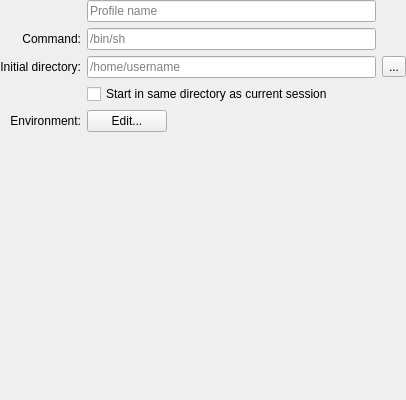
<?xml version="1.0" encoding="UTF-8"?>
<ui version="4.0">
 <class>EditProfileGeneralPage</class>
 <widget class="QWidget" name="EditProfileGeneralPage">
  <property name="geometry">
   <rect>
    <x>0</x>
    <y>0</y>
    <width>406</width>
    <height>400</height>
   </rect>
  </property>
  <layout class="QVBoxLayout" name="verticalLayout">
   <property name="spacing">
    <number>0</number>
   </property>
   <property name="leftMargin">
    <number>0</number>
   </property>
   <property name="topMargin">
    <number>0</number>
   </property>
   <property name="rightMargin">
    <number>0</number>
   </property>
   <property name="bottomMargin">
    <number>0</number>
   </property>
   <item>
    <layout class="QGridLayout">
     <property name="spacing">
      <number>6</number>
     </property>
     <item row="2" column="1">
      <widget class="QLineEdit" name="initialDirEdit">
       <property name="toolTip">
        <string>The initial working directory for new terminal sessions using this profile</string>
       </property>
       <property name="layoutDirection">
        <enum>Qt::LeftToRight</enum>
       </property>
       <property name="placeholderText">
        <string>/home/username</string>
       </property>
      </widget>
     </item>
     <item row="0" column="1">
      <widget class="QLineEdit" name="profileNameEdit">
       <property name="toolTip">
        <string>A descriptive name for the profile</string>
       </property>
       <property name="placeholderText">
        <string comment="@label:textbox">Profile name</string>
       </property>
      </widget>
     </item>
     <item row="3" column="1" colspan="2">
      <widget class="QCheckBox" name="startInSameDirButton">
       <property name="text">
        <string>Start in same directory as current session</string>
       </property>
      </widget>
     </item>
     <item row="2" column="0" alignment="Qt::AlignRight">
      <widget class="QLabel" name="label_9">
       <property name="sizePolicy">
        <sizepolicy hsizetype="Fixed" vsizetype="Preferred">
         <horstretch>0</horstretch>
         <verstretch>0</verstretch>
        </sizepolicy>
       </property>
       <property name="text">
        <string>Initial directory:</string>
       </property>
       <property name="alignment">
        <set>Qt::AlignRight|Qt::AlignTrailing|Qt::AlignVCenter</set>
       </property>
       <property name="buddy">
        <cstring>initialDirEdit</cstring>
       </property>
      </widget>
     </item>
     <item row="4" column="0" alignment="Qt::AlignRight">
      <widget class="QLabel" name="label_4">
       <property name="sizePolicy">
        <sizepolicy hsizetype="Fixed" vsizetype="Preferred">
         <horstretch>0</horstretch>
         <verstretch>0</verstretch>
        </sizepolicy>
       </property>
       <property name="text">
        <string>Environment:</string>
       </property>
       <property name="alignment">
        <set>Qt::AlignRight|Qt::AlignTrailing|Qt::AlignVCenter</set>
       </property>
       <property name="buddy">
        <cstring>environmentEditButton</cstring>
       </property>
      </widget>
     </item>
     <item row="1" column="1">
      <widget class="QLineEdit" name="commandEdit">
       <property name="toolTip">
        <string>The command to execute when new terminal sessions are created using this profile</string>
       </property>
       <property name="layoutDirection">
        <enum>Qt::LeftToRight</enum>
       </property>
       <property name="placeholderText">
        <string>/bin/sh</string>
       </property>
      </widget>
     </item>
     <item row="4" column="1" colspan="2">
      <layout class="QHBoxLayout">
       <property name="spacing">
        <number>0</number>
       </property>
       <item>
        <widget class="QPushButton" name="environmentEditButton">
         <property name="toolTip">
          <string>Edit the list of environment variables and associated values</string>
         </property>
         <property name="text">
          <string>Edit...</string>
         </property>
        </widget>
       </item>
       <item>
        <spacer>
         <property name="orientation">
          <enum>Qt::Horizontal</enum>
         </property>
         <property name="sizeHint" stdset="0">
          <size>
           <width>40</width>
           <height>20</height>
          </size>
         </property>
        </spacer>
       </item>
      </layout>
     </item>
     <item row="1" column="0" alignment="Qt::AlignRight">
      <widget class="QLabel" name="label_3">
       <property name="sizePolicy">
        <sizepolicy hsizetype="Fixed" vsizetype="Preferred">
         <horstretch>0</horstretch>
         <verstretch>0</verstretch>
        </sizepolicy>
       </property>
       <property name="text">
        <string>Command:</string>
       </property>
       <property name="alignment">
        <set>Qt::AlignRight|Qt::AlignTrailing|Qt::AlignVCenter</set>
       </property>
       <property name="buddy">
        <cstring>commandEdit</cstring>
       </property>
      </widget>
     </item>
     <item row="2" column="2">
      <widget class="QToolButton" name="dirSelectButton">
       <property name="toolTip">
        <string>Choose the initial directory</string>
       </property>
       <property name="text">
        <string>...</string>
       </property>
      </widget>
     </item>
    </layout>
   </item>
   <item>
    <spacer>
     <property name="orientation">
      <enum>Qt::Vertical</enum>
     </property>
     <property name="sizeType">
      <enum>QSizePolicy::Expanding</enum>
     </property>
     <property name="sizeHint" stdset="0">
      <size>
       <width>20</width>
       <height>0</height>
      </size>
     </property>
    </spacer>
   </item>
  </layout>
 </widget>
 <tabstops>
  <tabstop>environmentEditButton</tabstop>
 </tabstops>
 <resources/>
 <connections/>
</ui>
